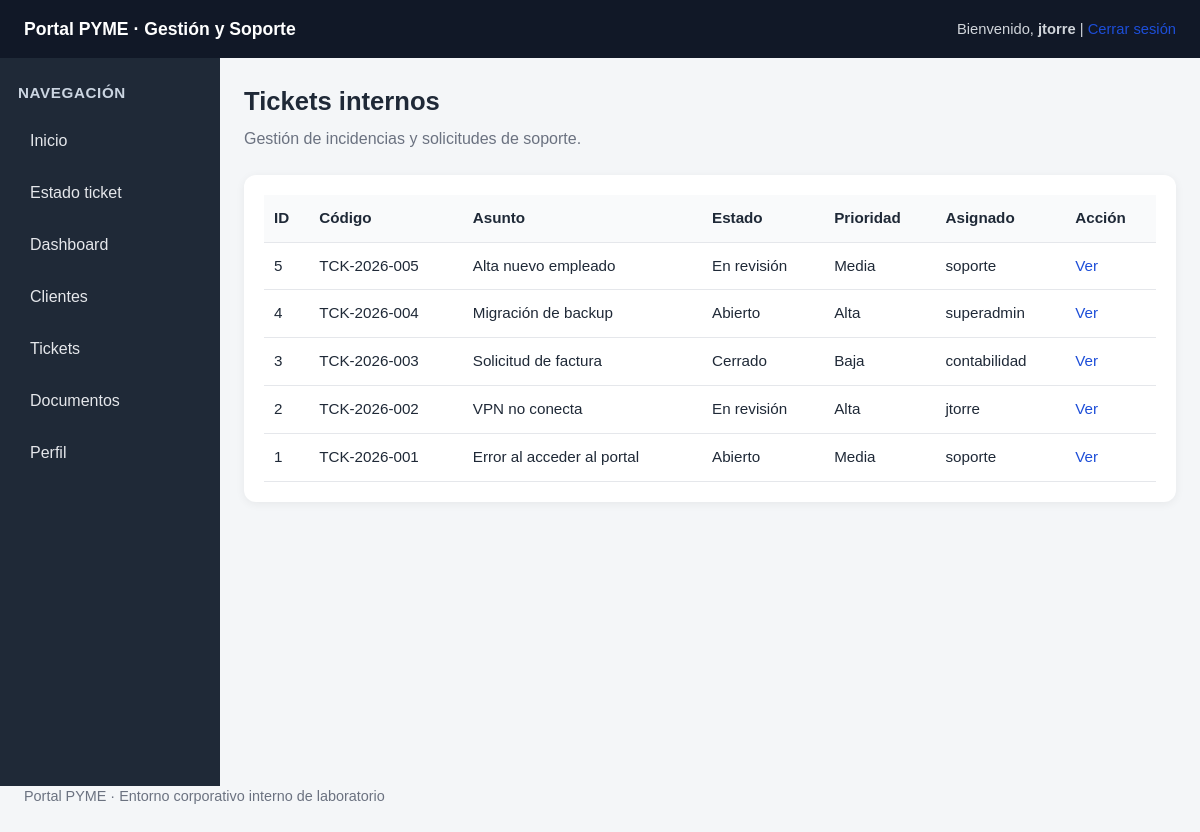
Page /tickets.php (signed in) on the committed database.
### tables this page shows
CREATE TABLE tickets (
    id INT AUTO_INCREMENT PRIMARY KEY,
    codigo VARCHAR(30) NOT NULL UNIQUE,
    asunto VARCHAR(160) NOT NULL,
    descripcion TEXT NOT NULL,
    estado VARCHAR(40) NOT NULL,
    prioridad VARCHAR(30) NOT NULL,
    empleado_asignado VARCHAR(80) NOT NULL,
    cliente_id INT NULL
);

### tickets.php (the view, shortened to what this page needs)
<?php
include 'config/db.php';
include 'includes/header.php';
include 'includes/sidebar.php';
$result = $conn->query("SELECT id, codigo, asunto, estado, prioridad, empleado_asignado FROM tickets ORDER BY id DESC");
?>
<section class="page-header">
    <h2>Tickets internos</h2>
    <p>Gestión de incidencias y solicitudes de soporte.</p>
</section>
<div class="card">
    <div class="table-wrapper">
        <table>
            <tr><th>ID</th><th>Código</th><th>Asunto</th><th>Estado</th><th>Prioridad</th><th>Asignado</th><th>Acción</th></tr>
            <?php while ($row = $result->fetch_assoc()): ?>
                <tr>
                    <td><?php echo $row['id']; ?></td>
                    <td><?php echo htmlspecialchars($row['codigo']); ?></td>
                    <td><?php echo htmlspecialchars($row['asunto']); ?></td>
                    <td><?php echo htmlspecialchars($row['estado']); ?></td>
                    <td><?php echo htmlspecialchars($row['prioridad']); ?></td>
                    <td><?php echo htmlspecialchars($row['empleado_asignado']); ?></td>
                    <td><a href="/ticket.php?id=<?php echo $row['id']; ?>">Ver</a></td>
                </tr>
            <?php endwhile; ?>
        </table>
    </div>
</div>
<?php include 'includes/footer.php'; ?>

### assets/css/style.css (style rules this page uses)
* { box-sizing: border-box; margin: 0; padding: 0; }
html, body { font-family: Arial, Helvetica, sans-serif; background: #f4f6f8; color: #1f2937; line-height: 1.5; }
body { min-width: 0; }
a { text-decoration: none; color: #1d4ed8; }
.page-header { margin-bottom: 24px; }
.page-header h2 { font-size: 1.6rem; margin-bottom: 6px; }
.page-header p { color: #6b7280; }
.card { background: white; border-radius: 12px; padding: 20px; margin-bottom: 20px; box-shadow: 0 2px 10px rgba(0,0,0,0.06); overflow-x: auto; }
.table-wrapper { width: 100%; overflow-x: auto; }
table { width: 100%; min-width: 700px; border-collapse: collapse; background: white; }
table th, table td { padding: 12px 10px; border-bottom: 1px solid #e5e7eb; text-align: left; vertical-align: top; }
table th { background: #f9fafb; font-size: 0.95rem; white-space: nowrap; }
table td { font-size: 0.95rem; }

### rows in the picture
tickets: id "5", codigo "TCK-2026-005", asunto "Alta nuevo empleado", estado "En revisión", prioridad "Media", empleado_asignado "soporte"
tickets: id "4", codigo "TCK-2026-004", asunto "Migración de backup", estado "Abierto", prioridad "Alta", empleado_asignado "superadmin"
tickets: id "3", codigo "TCK-2026-003", asunto "Solicitud de factura", estado "Cerrado", prioridad "Baja", empleado_asignado "contabilidad"
tickets: id "2", codigo "TCK-2026-002", asunto "VPN no conecta", estado "En revisión", prioridad "Alta", empleado_asignado "jtorre"
tickets: id "1", codigo "TCK-2026-001", asunto "Error al acceder al portal", estado "Abierto", prioridad "Media", empleado_asignado "soporte"

### other values in the picture
$_SESSION['username'] "jtorre"
